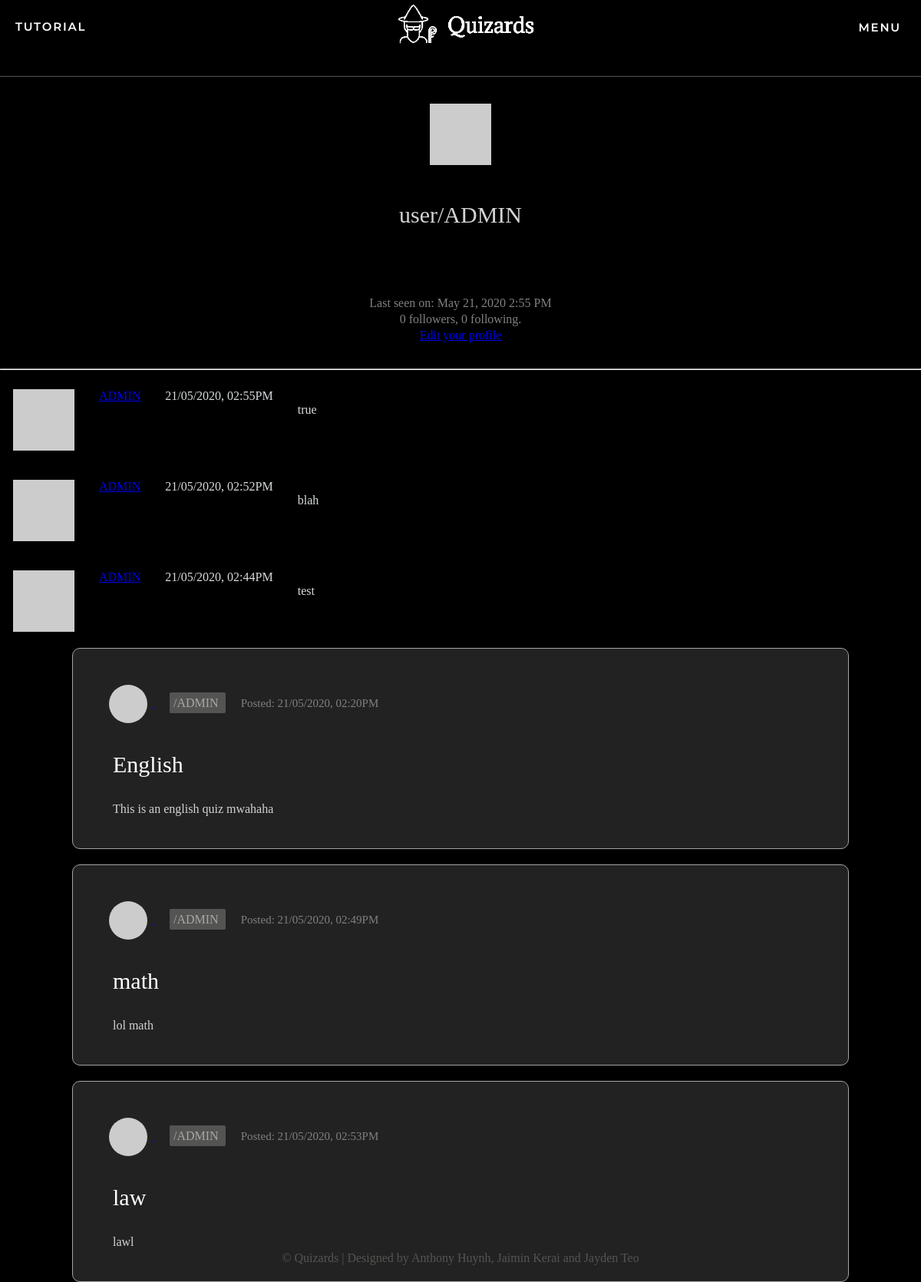
/user/ADMIN (signed in), run on an earlier commit of the app's database.
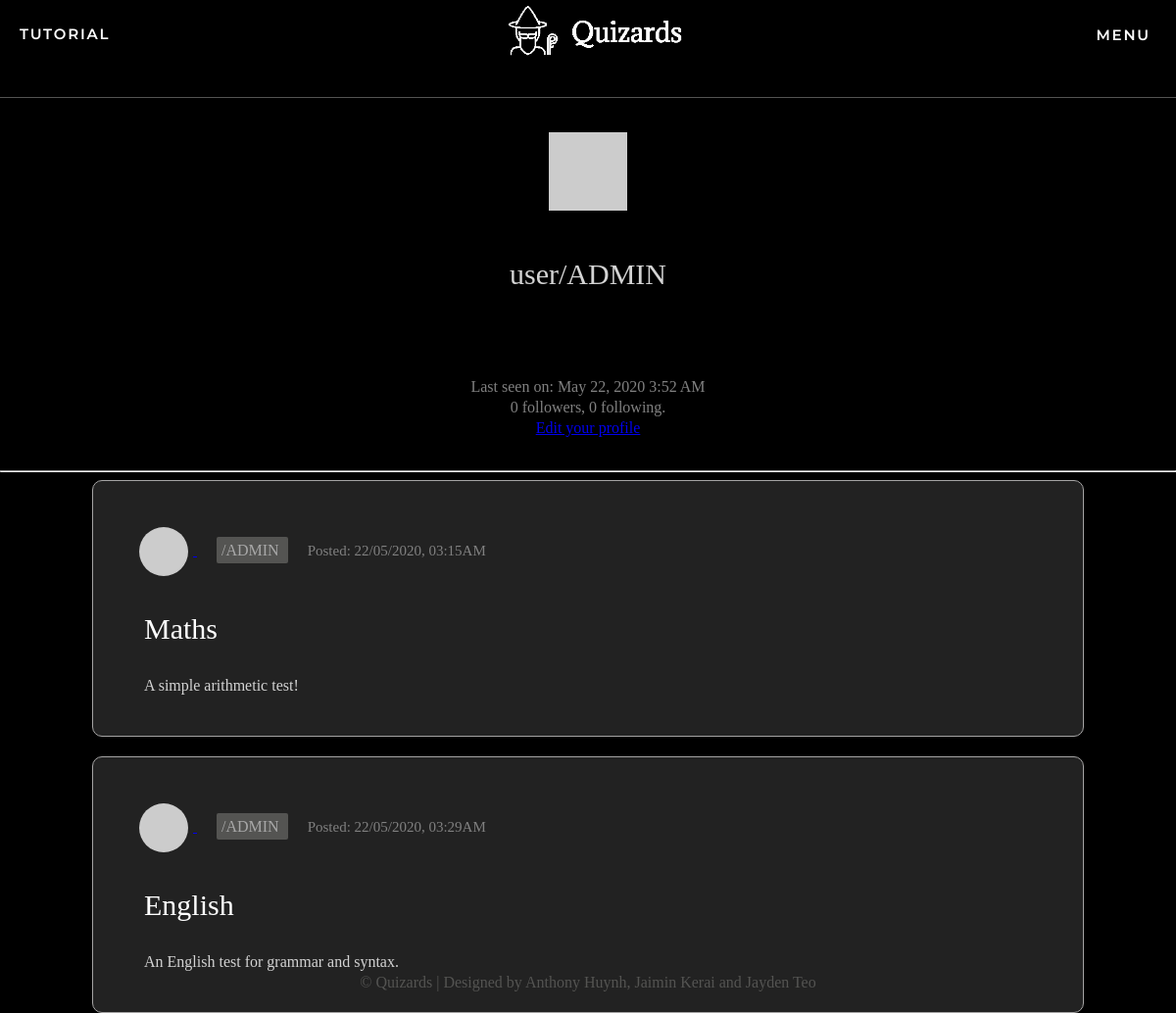
And on a later commit of the database.
### app/models.py (models this page shows, shortened)
class User(UserMixin, db.Model):
    id = db.Column(db.Integer, primary_key=True)
    username = db.Column(db.String(64), index=True, unique=True)
    email = db.Column(db.String(120), index=True, unique=True)
    password_hash = db.Column(db.String(128))
    posts = db.relationship('Post', backref='author', lazy='dynamic')
    authorOf = db.relationship('Quizzes', backref='author', lazy='dynamic')
    admin = db.Column(db.Boolean, unique=False, default=False)
    marksOf = db.relationship('quizMarks', backref='markOf', lazy='dynamic')
    longanswers = db.relationship('LongAnswers', backref='user', lazy='dynamic')
    def avatar(self, size):
        digest = md5(self.email.lower().encode('utf-8')).hexdigest()
        return 'https://www.gravatar.com/avatar/{}?d=identicon&s={}'.format(
            digest, size)
    about_me = db.Column(db.String(140))
    last_seen = db.Column(db.DateTime, default=datetime.utcnow)
    followed = db.relationship(
        'User', secondary=followers,
        primaryjoin=(followers.c.follower_id == id),
        secondaryjoin=(followers.c.followed_id == id),
        backref=db.backref('followers', lazy='dynamic'), lazy='dynamic')

class Post(db.Model):
    id = db.Column(db.Integer, primary_key=True)
    body = db.Column(db.String(140))
    timestamp = db.Column(db.DateTime, index=True, default=datetime.utcnow)
    user_id = db.Column(db.Integer, db.ForeignKey('user.id'))
    quiz_id = db.Column(db.Integer, db.ForeignKey('quizzes.id'))

class Quizzes(db.Model):
    id = db.Column(db.Integer, primary_key=True, autoincrement=True, unique=True)
    name = db.Column(db.String(64))
    description = db.Column(db.String(255))
    questions = db.relationship('Questions', backref='Quizzes', lazy='dynamic')
    mcquestion = db.relationship('multiChoice', backref='MCQuizzes', lazy='dynamic')
    longquestions = db.relationship('LongQuestions', backref='LongQuizzes', lazy='dynamic')
    author_id = db.Column(db.Integer, db.ForeignKey('user.id'))
    pub_date = db.Column(db.DateTime, index=True, default=datetime.utcnow)
    quizMarks = db.relationship('quizMarks', backref='quizMarks', lazy='dynamic')
    posts= db.relationship('Post', backref='Quiz', lazy='dynamic')

### app/routes.py (the view)
@app.route('/user/<username>')
@login_required
def user(username):
    user = User.query.filter_by(username=username).first_or_404()
    page = request.args.get('page', 1, type=int)
    posts = user.posts.order_by(Post.timestamp.desc()).paginate(
        page, app.config['POSTS_PER_PAGE'], False)
    quizzes = user.authorOf.paginate(page)
    next_url = url_for('user', username=user.username, page=posts.next_num) \
        if posts.has_next else None
    prev_url = url_for('user', username=user.username, page=posts.prev_num) \
        if posts.has_prev else None
    return render_template('user.html', user=user, posts=posts.items,
                           next_url=next_url, prev_url=prev_url, quizzes=quizzes.items)

### app/models.py (called while the page is built)
@login.user_loader
def load_user(id):
    return User.query.get(int(id))

### app/routes.py (called while the page is built)
@app.before_request
def before_request():
    if current_user.is_authenticated:
        g.user = load_user(current_user.id)
        current_user.last_seen = datetime.utcnow()
        db.session.commit()

### app/templates/user.html (shortened to what this page needs)
{% extends "base.html" %}
{% block content %}
<div class="container">
    <table class= "profile-table" width="100%">
        <tr>
            <td width="100%" style="text-align: center;"><img src="{{ user.avatar(128) }}" class="profile-avatar"></td>
        </tr>
        <tr>
            <td style="text-align: center;">
                <p class="username">user/{{ user.username }}</p>
            </td>
        </tr>
        <tr>
            <td>
            </td>
        </tr>
        <tr>
            <td>
                {% if user.last_seen %}<p>Last seen on: {{ moment(user.last_seen).format('LLL') }}</p>{% endif %}
                <p>{{ user.followers.count() }} followers, {{ user.followed.count() }} following.</p>
                {% if user == current_user %}
                <p><a href="{{ url_for('edit_profile') }}">Edit your profile</a></p>
                {% elif not current_user.is_following(user) %}
                <p><a href="{{ url_for('follow', username=user.username) }}">Follow</a></p>
                {% else %}
                <p><a href="{{ url_for('unfollow', username=user.username) }}">Unfollow</a></p>
                {% endif %}
            </td>
        </tr>
    </table>
    <hr>
    {% for post in posts %}
        {% include '_post.html' %}
    {% endfor %}
    {% for quiz in quizzes %}
        {% include 'quizdisplay.html' %}
    {% endfor %}
</div>
{% endblock %}

### app/templates/base.html (shortened to what this page needs)
<!DOCTYPE html>
<html lang="en-US">
    <head>
        <link href="{{ url_for('static', filename='css/styles.css') }}" rel="stylesheet">
    </head>
    <body>
        <div class="container">
        <div>
            <ul class="basenav topnav">
                {% if current_user.is_anonymous %}
                <li class="tags"><a href="{{ url_for('tutorial') }}">tutorial</a></li>
                <li class="logo"><a href="{{ url_for('quizzes') }}"><img class='baselogo' src="{{ url_for('static', filename='css/templogo.png') }}"></a></li>
                <li class="tags"><a href="{{ url_for('login') }}">Sign In</a></li>
                {% else %}
                <li class="tags"><a href="{{ url_for('tutorial') }}">tutorial</a></li>
                <li><a href="{{ url_for('quizzes') }}"><img class='baselogo' src="{{ url_for('static', filename='css/templogo.png') }}"></a></li>
                <div class="dropdown">
                    <button class="dropbtn"><li class="tags"><a href="{{ url_for('quizzes') }}">Menu</a></li>
                    </button>
                </div>
                {% endif %}
            </ul>
        </div>
        <br>
        <div class="messages">
            {% block content %}
            {% endblock %}
        </div>
        <div class="footer-bottom">
            &copy; Quizards | Designed by Anthony Huynh, Jaimin Kerai and Jayden Teo
        </div>
    </body>
</html>

### app/templates/quizdisplay.html (shortened to what this page needs)
<div class="row" onclick="location.href='{{ url_for('quizform', quizid=quiz.id,  quizname=quiz.name) }}';" style="cursor:pointer;">
        <table>
            <tr>
                <td colspan=100%;>
                    <a href="{{ url_for('user', username=quiz.author.username) }}">
                    <img src="{{ quiz.author.avatar(36) }}" class="profile-pic">
                    </a>
                    <a href="{{ url_for('user', username=quiz.author.username) }}" class = "author">
                        /{{ quiz.author.username }}
                    </a><span class="date">Posted: {{ moment(quiz.pub_date).format('DD/MM/YYYY, hh:mmA') }}</span>
                </td>
            </tr>
                        <td colspan=5><a href="{{ url_for('quizform', quizid=quiz.id, quizname=quiz.name) }}" class="quiz-name">
                            {{ quiz.name }} </a></td>
            <tr>
                <td colspan=5, class="desc">{{ quiz.description }}
                </td>
            </tr>
        </table>
</div>

### app/templates/_post.html
<table>
    <tr valign="top">
        <td><img src="{{ post.author.avatar(36) }}"></td>
        <td>
            <a href="{{ url_for('user', username=post.author.username) }}">
                {{ post.author.username }}
            </a>
        </td>
        <td> {{ post.timestamp.strftime('%d/%m/%Y, %I:%M%p') }}</td>
        <td>
            </br>{{ post.body }}
        </td>
    </tr>
</table>

### app/static/css/styles.css (style rules this page uses)
body { margin: 0; padding: 0; height: 100vh; font-family: Verdana; background-color: black; color: rgb(215, 218, 220); }
.basenav { padding: 0; margin: 0; list-style: none; display: flex; background-color: black; border-bottom: 1px solid #545452; }
.topnav { justify-content: space-between; }
.tags { padding-top: 25px; margin-left: 20px; margin-right: 20px; }
.tags a::after { content: ''; display:block; width:0; height:2px; background: #666666; transition: transform .5s ease-in-out; transform: scaleX(0); margin-top:26px; }
.basenav a { color: white; text-decoration: solid; text-transform: uppercase; letter-spacing: 1.8px; font-family: 'Montserrat'; font-weight: 600; font-size: 15px; }
.basenav .baselogo { transform: translateX(10px); width: 300px; height: auto; }
.dropdown { float: left; overflow: hidden; transition: 0.5s ease; }
.dropdown .dropbtn { font-size: 16px; border: none; outline: none; color: white; padding-bottom: 26px; background-color: inherit; font-family: inherit; margin: 0; transition: 0.4s ease; }
.messages { text-align: center; }
.row { position:relative; left: 50%; transform: translate(-50%, 0%); max-width: 1000px; width: 80%; background: #222222; padding: 25px; border-radius: 10px; margin-bottom: 20px; border: 1px solid #A5A4A4; }
.profile-pic { border-radius: 50%; padding: 5px; width:50px; margin-top:0px; vertical-align: middle; }
.author { margin: 20px; color: rgb(168, 168, 168); padding: 5px; text-decoration: none; background-color: RGBA(84, 84, 82, 1); border-radius:2px; text-align: center; }
.quiz-name { text-decoration:none; color:white; padding:10px; border-radius:2px; margin-right:20px; font-size:30px; }
.desc { color: lightgrey; padding-left:25px; }
.date { font-size:15px; color: grey; padding-top:15px; }
.assessments th, td { padding: 15px; text-align: left; }
.profile-avatar { text-align: center; }
.profile-table td { text-align:center; line-height:5px; }
.profile-table .username { font-size: 30px; color:lightgrey; }
.profile-table p { color:grey; }
html, body { height:100%; }
.footer-bottom { height: 40px; text-align: center; vertical-align: auto; bottom:0px; left:0px; position:fixed; width:100%; padding-top:20px; color: #545452; }

What changed in the data, as far as the page shows it:
removed Post: author.username "ADMIN", timestamp "21/05/2020, 02:55PM", body "true"
removed Post: author.username "ADMIN", timestamp "21/05/2020, 02:52PM", body "blah"
removed Post: author.username "ADMIN", timestamp "21/05/2020, 02:44PM", body "test"
removed Quizzes: author.username "ADMIN", pub_date "21/05/2020, 02:53PM", name "law", description "lawl"
changed User "ADMIN": last_seen "May 21, 2020 2:55 PM" → "May 22, 2020 3:52 AM"
changed Quizzes: pub_date "21/05/2020, 02:20PM" → "22/05/2020, 03:15AM"; name "English" → "Maths"; description "This is an english quiz mwahaha" → "A simple arithmetic test!"
changed Quizzes: pub_date "21/05/2020, 02:49PM" → "22/05/2020, 03:29AM"; name "math" → "English"; description "lol math" → "An English test for grammar and syntax."
